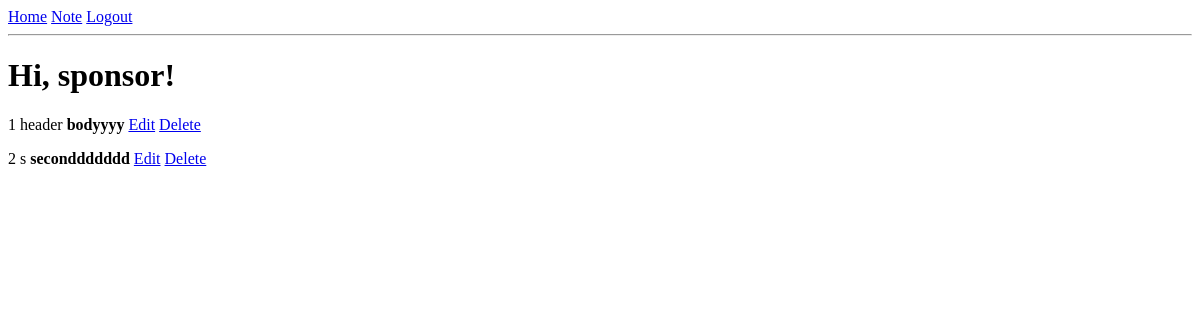
The page /index (signed in) on the database as committed earlier.
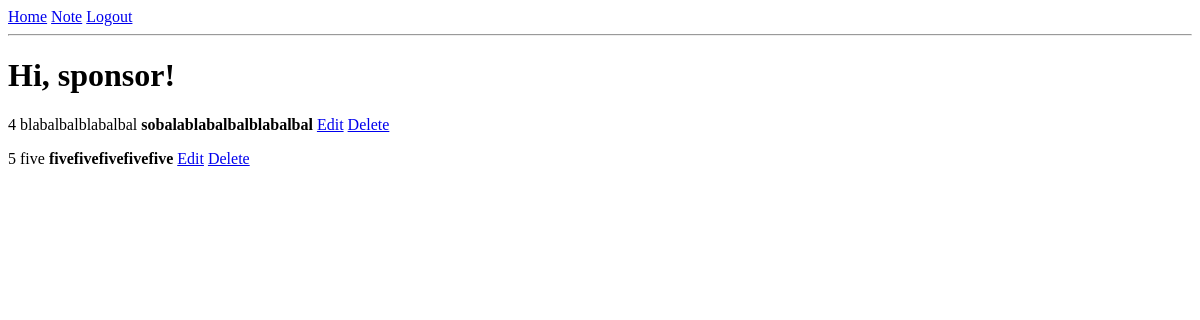
The same page on the database as committed later.
### app/models.py (models this page shows, shortened)
class User(UserMixin, db.Model):
    id = db.Column(db.Integer, primary_key=True)
    username = db.Column(db.String(64), index=True, unique=True)
    email = db.Column(db.String(120), index=True, unique=True)
    password_hash = db.Column(db.String(128))
    notes = db.relationship('Note', backref='author', lazy='dynamic')

class Note(db.Model):
    id = db.Column(db.Integer, primary_key=True)
    header = db.Column(db.String(64))
    body = db.Column(db.String(140))
    timestamp = db.Column(db.DateTime, index=True, default=datetime.utcnow)
    user_id = db.Column(db.Integer, db.ForeignKey('user.id'))

### app/routes.py (the view)
@app.route('/')
@app.route('/index')
@login_required
def index():
    user = User.query.filter_by(username=current_user.username).first_or_404()
    return render_template('index.html', title='Home', notes=push_notes(user))

### app/models.py (called while the page is built)
@login.user_loader
def load_user(id):
    return User.query.get(int(id))

### app/routes.py (called while the page is built)
def push_notes(user):
    all_notes = []
    notes = user.notes.all()
    for n in notes:
        all_notes.append({'id': n.id, 'header': n.header, 'body': n.body})
    return all_notes

### app/templates/index.html
{% extends "base.html" %}
{% block content %}
    <h1>Hi, {{ current_user.username }}!</h1>
    {% for note in notes %}
    <div><p>{{ note.id }} {{ note.header }} <b>{{ note.body }}</b>
        <a href="{{ url_for('note_edit', username=current_user.username, id=note.id) }}">Edit</a>
        <a href="{{ url_for('note_delete', username=current_user.username, id=note.id) }}">Delete</a></p></div>
    {% endfor %}
{% endblock %}

### app/templates/base.html (shortened to what this page needs)
<html>
<head>
</head>
<body>
<div>
    <a href="{{ url_for('index') }}">Home</a>
    {% if current_user.is_anonymous %}
        <a href="{{ url_for('login') }}">Login</a>
    {% else %}
        <a href="{{ url_for('note', username=current_user.username) }}">Note</a>
        <a href="{{ url_for('logout') }}">Logout</a>
    {% endif %}
</div>
<hr>
{% block content %}{% endblock %}
</body>
</html>

Rows that differ between the two databases and show on the page:
removed Note: id "1", header "header", body "bodyyyy"
removed Note: id "2", header "s", body "seconddddddd"
added Note: id "4", header "blabalbalblabalbal", body "sobalablabalbalblabalbal"
added Note: id "5", header "five", body "fivefivefivefivefive"
